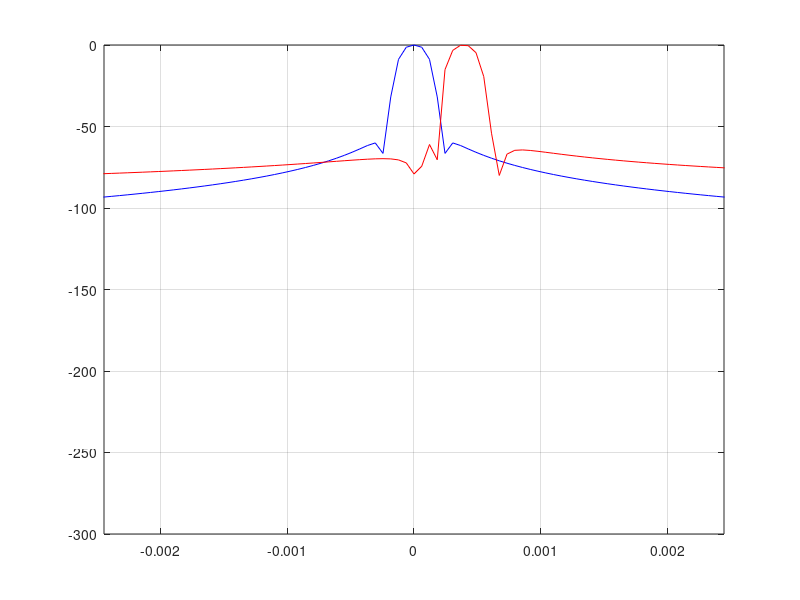

Reproduce this figure in MATLAB. (Note: this script raises an error after producing the figure.)
%%
% Polyphase Filter Bank: Oversampled PFB的Matlab实现
% PFB后加FFT以及PFB后加数字下变频滤波取出所需信号
%%
clear; clc;

M = 4096;% [0,2*pi]划分的子带数目，PFB的分支数，
R = 4;% 每一分支上滤波器的长度(tap)
W = 20;%

L = M*R*W;
N = M*R-1;


%%
% 设计滤波器
Fp = 1/M; % 最大抽取率对应的归一化频率，滤波器带宽
Fsh = 1.6/M; % 过采样率对应的归一化频率
Bf = [-1/M/2 1/M/2]; 
Fc = 1/M; % 截止频率对应的归一化频率
% f = [0 Fp Fst 1];
% a = [1 1 0 0];
% h = firpm(N,f,a);
h = fir1(N,Fc,'low',kaiser(N+1,5));
%%
het1=exp(1i*2*pi*(0:N)*Fsh);
het2=exp(1i*2*pi*(0:N)*(-Fsh));
h1 = h.*het1;
h2 = h.*het2;
r=1;
figure(r);r=r+1;
plot((-0.5:1/16384:.5-1/16384),fftshift(20*log10(abs(fft(h,16384)))),'b')
hold on
plot((-0.5:1/16384:.5-1/16384),fftshift(20*log10(abs(fft(h1,16384)))),'r')
% hold on
% plot((-0.5:1/16384:.5-1/16384),fftshift(20*log10(abs(fft(h2,16384)))),'k')
% xlim([-0.005 0.005])
xlim(20*Bf)
grid on
%%
fs = 4e9;
K = 5; % 设定选定子带的序号，K=0,1,2...
P = 64;
Df = fs/M;
B = 2*pi/M;
% A = 8;
% A = 2;
A = 4;
fA = K*Df+A*Df/P;
wA = 2*pi*fA/fs;
% w0 = K*B; % 第K个子带的中心频率
% % w1 = pi/64+3*B;
% w1 = w0+5*B/64;  % 在第K个子带内设定两个偏移中心频率
% w2 = w0-B/64;
% x = exp(1i*w0*(0:L-1))+1.5*exp(1i*w1*(0:L-1))+4*exp(1i*w2*(0:L-1)); % 第K个子带内模拟信号
x = exp(1i*wA*(0:L-1));


% p=1;q=1;
% y_fir = pfb_fir(x,h,M,R,8,5); % oversampled_PFB，过采样率为P/Q
y_fir = pfb_fir(x,h,M,R,4,3); % oversampled_PFB，过采样率为P/Q
%%
tp= 10*R;
y = pfb_fft(y_fir);
figure(1)
stem((0:M-1),abs(y(:,tp)),'s--', 'MarkerSize',5,'MarkerFaceColor','k')
xlim([0 10])
xlabel('channel')
ylabel('channle power: arbitary unit')
grid on

%%
% 选择第K个通道子带，做FFT谱分析

df = B/P/pi; % 数字频率分辨率
chan = K+1;
f = (0:P-1)*df; % 数字频率轴
fshift = (-P/2:P/2-1)*df;% 以0为中心的数字频率轴
y_sp = fft(y(chan,1:P));
mag_y_sp = abs(y_sp);
figure(2)
% stem(fshift,fftshift(mag_y_sp),'^--', 'MarkerSize',3,'MarkerFaceColor','b')
stem(f,(mag_y_sp),'^--', 'MarkerSize',3,'MarkerFaceColor','b')
xlabel('normalized frequency: (\times \pi /rad/sample)')
ylabel('FFT magnitude: arbitary unit')
grid on
% hold on
% plot(fshift,fftshift(mag_y_sp),'*')
%%
% DDC数字下变频
t = 0:size(y_fir,2)-1;
y_ddc = y_fir(K+1,:).*exp(-1i*w1*t*M); %下变频的数字频率由于子带每隔M*Ts出一个值，因此相位变化为：w*M*Ts
y_ddc_sp = fft(y_ddc(1:P));
mag_y_ddc_sp = abs(y_ddc_sp);
figure(3)
% stem(fshift,fftshift(mag_y_ddc_sp),'^--', 'MarkerSize',3,'MarkerFaceColor','r')
stem(f,(mag_y_ddc_sp),'^--', 'MarkerSize',3,'MarkerFaceColor','r')
grid on
xlabel('normalized frequency: (\times \pi /rad/sample)')
ylabel('FFT magnitude: arbitary unit')
%%
% 下变频后的低通滤波器
Fc1 = 1/(2*P); % 截止频率=pi/P
Hf1 = fdesign.lowpass('N,Fc',P,Fc1);
% Hf = fdesign.lowpass('Fp,Fst,Ap,Ast');
Hd3 = design(Hf1,'window','window',{@chebwin,50}, ...
            'systemobject',true);
hfvt1 = fvtool(Hd3,'Color','White');
h_ddc = Hd3.Numerator;
%%
% 经过低通滤波器后的信号
y_ddc_filt = conv(h_ddc,y_ddc);
y_ddc_filt_sp = fft(y_ddc_filt(1:P));
mag_y_ddc_filt_sp = abs(y_ddc_filt_sp);
figure(4)
stem(fshift,fftshift(mag_y_ddc_filt_sp),'b.')
xlabel('normalized frequency: (\times \pi /rad/sample)')
ylabel('FFT magnitude: arbitary unit')
grid on